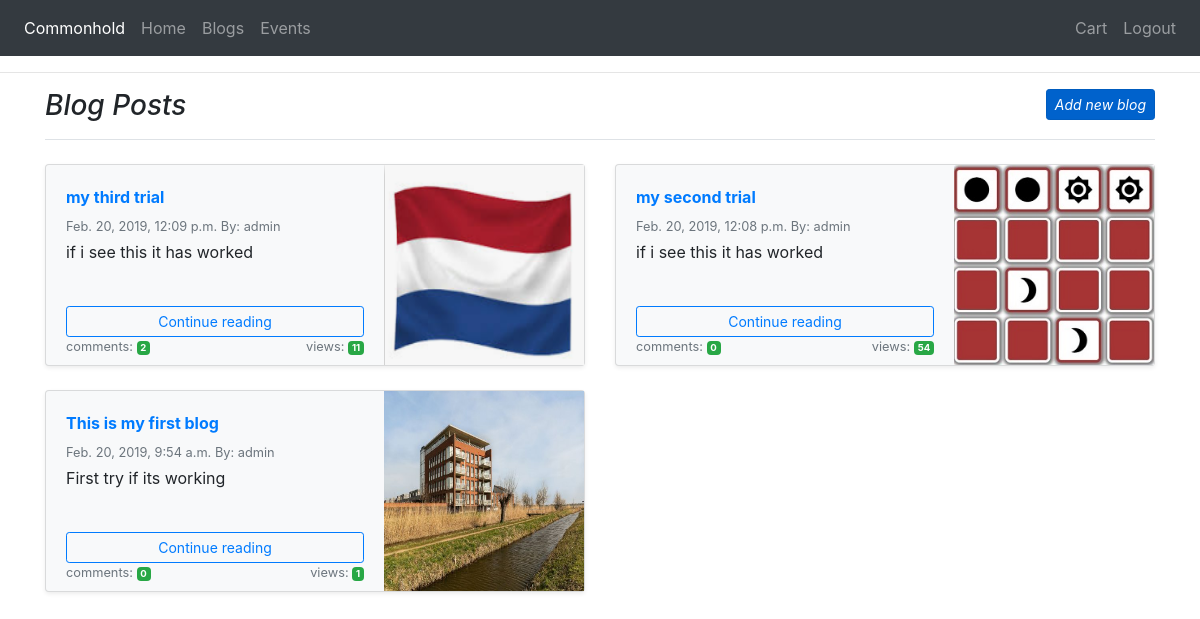
The page /blogs/blogs/ (signed in) on the database its author committed.
### blogs/models.py (models this page shows, shortened)
class Blog(models.Model):
    author = models.ForeignKey(User, on_delete=models.CASCADE, related_name="blog_author")
    title = models.CharField(max_length=200)
    content = models.TextField()
    published_date = models.DateTimeField(auto_now_add=True)
    views = models.IntegerField(default=0)
    blog_image = models.ImageField(upload_to="images", blank=True, null=True)

### blogs/views.py (the view)
def get_blogs(request):
    if request.user.is_authenticated:
        blogs = Blog.objects.filter(published_date__lte=timezone.now()).order_by('-published_date')
        return render(request, "blogposts.html", {'blogs': blogs})
    else:
        return redirect(reverse('index'))

### cart/contexts.py (called while the page is built)
def cart_contents(request):
    cart = request.session.get('cart', {})
    cart_items = []
    total = 0
    product_count = 0
    for id, quantity in cart.items():
        event = get_object_or_404(Event, pk=id)
        total += quantity * event.price
        product_count += quantity
        cart_items.append({'id':id, 'quantity': quantity, 'event': event})
    return { 'cart_items': cart_items, 'total': total,
        'product_count': product_count }

### blogs/templates/blogposts.html
{% extends 'base.html' %}
{% block content %}
<div class="container">
   <h3 class="pb-3 mb-4 font-italic border-bottom">
      Blog Posts <a href="{% url 'new_blog' %}" class="btn btn-primary btn-sm active floatright" role="button" aria-pressed="true">Add new blog</a>
   </h3>
   <div class="row">
      {% for blog in blogs %}
      <div class="col-md-6">
         <div class="card flex-md-row mb-4 shadow-sm h-md-250 bg-light">
            <div class="card-body d-flex flex-column less-padding-bottom">
                <strong class="d-inline-block mb-2 text-primary">{{blog.title}}</strong>
                <div class="mb-1 text-muted small">{{blog.published_date}} By: {{blog.author}} </div>
                <p class="card-text mb-auto">{{blog.content|truncatewords:12}}</p>
                <a class="btn btn-outline-primary btn-sm" role="button" href="{% url 'blog_detail' blog.id %}">Continue reading</a>
                <div class="mb-1 text-muted small">
                   <span>comments: </span><span class="badge badge-success">{{ blog.comment_blog.count }}</span>
                   <span class="floatright">views: <span class="badge badge-success">{{blog.views}}</span></span>
                </div>
            </div>
            <img class="card-img-right flex-auto d-none d-lg-block" alt="Thumbnail [200x250]" src="{{ MEDIA_URL }}{{ blog.blog_image }}" style="width: 200px; height: 200px;">
         </div>
      </div>
    {% endfor %}
   </div>
</div>
{% endblock %}

### static/css/custom.css (style rules this page uses)
.less-padding-bottom { padding-bottom: 4px !important }
.floatright { float: right !important }

### rows shown on the page
Blog: title "my third trial", published_date "Feb. 20, 2019, 12:09 p.m.", author "admin", content "if i see this it has worked", comment_blog.count "2", views "11", blog_image (picture)
Blog: title "my second trial", published_date "Feb. 20, 2019, 12:08 p.m.", author "admin", content "if i see this it has worked", comment_blog.count "0", views "54", blog_image (picture)
Blog: title "This is my first blog", published_date "Feb. 20, 2019, 9:54 a.m.", author "admin", content "First try if its working", comment_blog.count "0", views "1", blog_image (picture)
